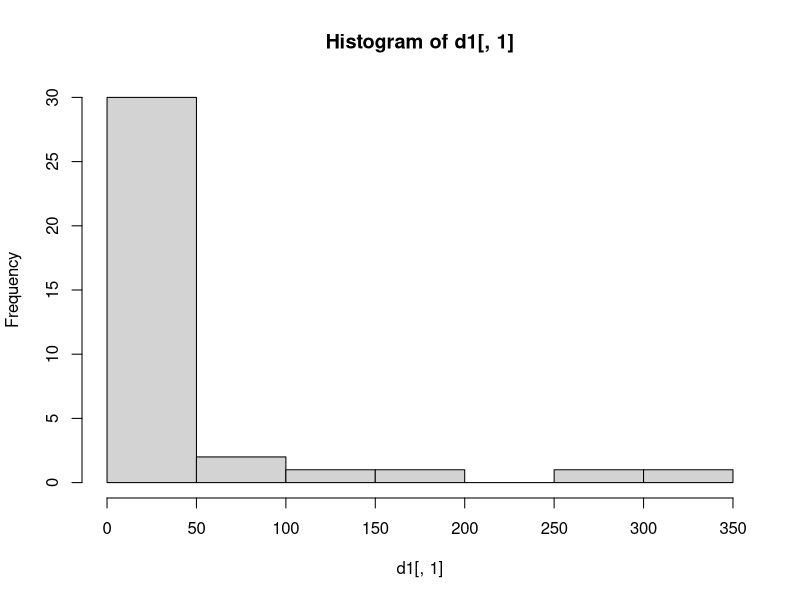
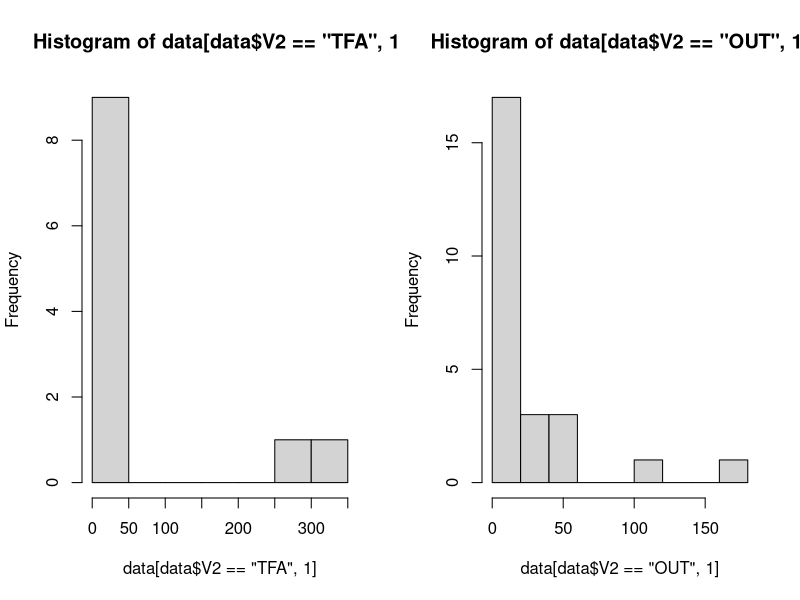
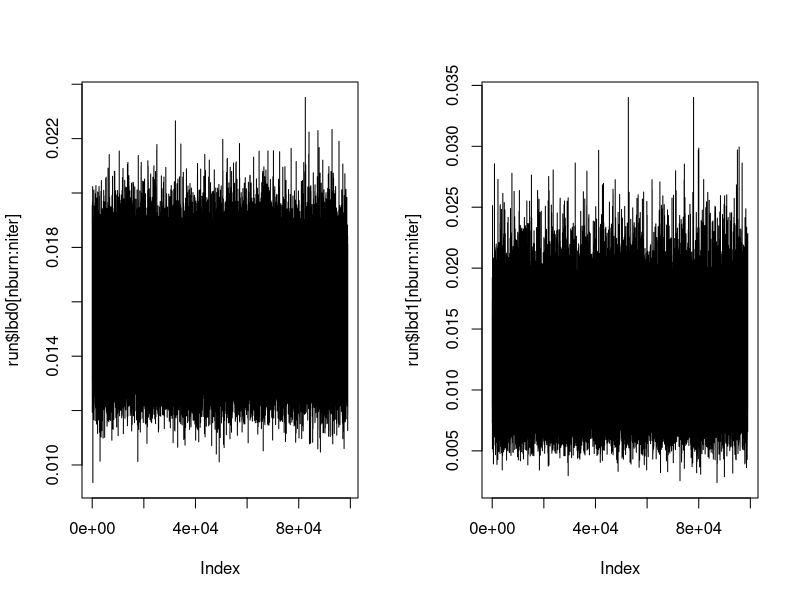

R code for these plots, in order:
rm(list=ls())
data=read.csv('wikipedia.csv',header=F)

#---------------------------------------------------------
#model selec

d1=data[data$V2=="TFA" | data$V2=="OUT",]

hist(d1[,1],freq=T)
par(mfrow = c(1,2))
hist(data[data$V2=="TFA" ,1],freq=TRUE)
hist(data[data$V2=="OUT" ,1],freq=TRUE)

N_TFA=sum(data$V2=="TFA")
N_OUT=sum(data$V2=="OUT")

S_TFA=sum(data$V1[data$V2=="TFA"])
S_OUT=sum(data$V1[data$V2=="OUT"])


N=N_TFA+N_OUT
S=S_TFA+S_OUT

a=1
b=100

a1=1
b1=100

a2=1
b2=50


like1 = function(lambda){
  return(lambda^N * exp(-lambda*S))
}

like2 = function(lambda1, lambda2){
  return(lambda1^N_TFA * exp(-lambda1*S_TFA) * lambda2^N_OUT * exp(-lambda2*S_OUT))
}

N_mcmc=1e5

lambda=rgamma(N_mcmc,a,b)
lambda1=rgamma(N_mcmc,a1,b1)
lambda2=rgamma(N_mcmc,a2,b2)

mcmc1 = 0 
mcmc2 = 0 


for (i in seq(1,N_mcmc)){
  mcmc1 = mcmc1 + like1(lambda[i])
  mcmc2 = mcmc2 + like2(lambda1[i],lambda2[i])
}

print(log(mcmc1/N_mcmc))

analyt1 = a*log(b) + lgamma(N+a) - lgamma(a) - (N+a)*log(S+b)
print(log(exp(analyt1)))

print(log(mcmc2/N_mcmc))

print(-log(mcmc1/N_mcmc)+log(mcmc2/N_mcmc))

print("Strong evidence pour model 2")

#---------------------------------------------------------
#gibbs

X=data[,1]
n=length(X)


gibbs = function(niter, a0, b0, a1, b1) {
  lbd0 = rep(1, niter)
  lbd1 = rep(1, niter)
  z = array(0, dim=c(niter,n))
  pb = txtProgressBar(min = 0, max = niter, style = 3)
  
  
  for (i in 2:niter) {
    S0=sum(which(z[i-1,]==0))
    N0=sum(z[i-1,]==0)
    S1=sum(which(z[i-1,]==1))
    N1=sum(z[i-1,]==1)
    
    lbd0[i] = rgamma(1, a0+N0, b0+S0)
    lbd1[i] = rgamma(1, a1+N1, b1+S1)
    
    p=(lbd0[i]+lbd1[i])*X/(1-(lbd0[i]+lbd1[i])*X)
    ind = which(p>0 & p<1)
    z[i,ind] = rbinom(length(ind), 1, p[ind])
    setTxtProgressBar(pb, i)
  }
  return(list(lbd0=lbd0, lbd1=lbd1, z=z))
}


niter=1e5
nburn=1e3

library(MCMCpack)
run = gibbs(niter, 1, 100, 2, 200)
effectiveSize(run$lbd0)
effectiveSize(run$lbd1)
plot(run$lbd0[nburn:niter], type="l")
plot(run$lbd1[nburn:niter], type="l")

#---------------------------------------------------------
#IS

like1 = function(X, lbd0, lbd1, z){
  p=(lbd0*exp(-lbd0*X))^(1-z)*(lbd1*exp(-lbd1*X))^z
  return (prod(p))
}

like2 = function(X, lbd){
  p=lbd*exp(-lbd*X)
  return (prod(p))
}

N_mc=1e4
marg_like1 = 0
marg_like2 = 0

lbd0 = rgamma(N_mc, 1, 100)
lbd1 = rgamma(N_mc, 2, 200)
lbd = rgamma(N_mc, 1, 150)

z = rbinom(N_mc*n, 1, 0.5)
z = matrix(z, nrow = N_mc, byrow = TRUE)

for (i in seq(1:N_mc)){
  marg_like1 = marg_like1 + like1(X, lbd0[i], lbd1[i], z[i,])
  marg_like2 = marg_like2 + like2(X, lbd[i])
}

marg_like1 = marg_like1/N_mc
marg_like2 = marg_like2/N_mc


print(log(marg_like1) -log(marg_like2))



#---------------------------------------------------------
